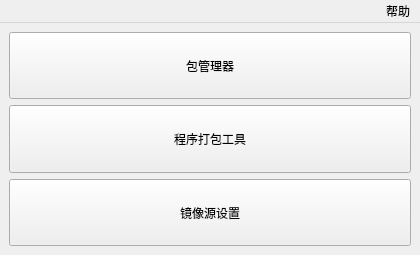
<?xml version="1.0" encoding="UTF-8"?>
<ui version="4.0">
 <class>MainInterface</class>
 <widget class="QMainWindow" name="MainInterface">
  <property name="geometry">
   <rect>
    <x>0</x>
    <y>0</y>
    <width>420</width>
    <height>255</height>
   </rect>
  </property>
  <property name="minimumSize">
   <size>
    <width>420</width>
    <height>255</height>
   </size>
  </property>
  <property name="maximumSize">
   <size>
    <width>420</width>
    <height>255</height>
   </size>
  </property>
  <property name="font">
   <font>
    <family>Microsoft YaHei UI</family>
   </font>
  </property>
  <property name="windowTitle">
   <string>AwesomePyKit</string>
  </property>
  <widget class="QWidget" name="centralwidget">
   <layout class="QVBoxLayout" name="verticalLayout_2">
    <item>
     <layout class="QVBoxLayout" name="verticalLayout">
      <item>
       <widget class="QPushButton" name="pb_pkg_mgr">
        <property name="sizePolicy">
         <sizepolicy hsizetype="Minimum" vsizetype="Minimum">
          <horstretch>0</horstretch>
          <verstretch>0</verstretch>
         </sizepolicy>
        </property>
        <property name="toolTip">
         <string>管理不同Python环境中的第三方模块。</string>
        </property>
        <property name="text">
         <string>包管理器</string>
        </property>
       </widget>
      </item>
      <item>
       <widget class="QPushButton" name="pb_pyi_tool">
        <property name="sizePolicy">
         <sizepolicy hsizetype="Minimum" vsizetype="Minimum">
          <horstretch>0</horstretch>
          <verstretch>0</verstretch>
         </sizepolicy>
        </property>
        <property name="toolTip">
         <string>使用PYINSTALLER将py程序打包成exe可执行文件。</string>
        </property>
        <property name="text">
         <string>程序打包工具</string>
        </property>
       </widget>
      </item>
      <item>
       <widget class="QPushButton" name="pb_index_mgr">
        <property name="sizePolicy">
         <sizepolicy hsizetype="Minimum" vsizetype="Minimum">
          <horstretch>0</horstretch>
          <verstretch>0</verstretch>
         </sizepolicy>
        </property>
        <property name="toolTip">
         <string>设置pip全局镜像源地址。</string>
        </property>
        <property name="text">
         <string>镜像源设置</string>
        </property>
       </widget>
      </item>
     </layout>
    </item>
   </layout>
  </widget>
  <widget class="QMenuBar" name="menubar">
   <property name="geometry">
    <rect>
     <x>0</x>
     <y>0</y>
     <width>420</width>
     <height>26</height>
    </rect>
   </property>
   <property name="layoutDirection">
    <enum>Qt::RightToLeft</enum>
   </property>
   <widget class="QMenu" name="menu_help">
    <property name="title">
     <string>帮助</string>
    </property>
    <addaction name="action_about"/>
   </widget>
   <addaction name="menu_help"/>
  </widget>
  <action name="description">
   <property name="text">
    <string>功能说明</string>
   </property>
   <property name="font">
    <font>
     <family>Microsoft YaHei UI</family>
    </font>
   </property>
  </action>
  <action name="action_about">
   <property name="text">
    <string>关于软件</string>
   </property>
   <property name="font">
    <font>
     <family>Microsoft YaHei UI</family>
    </font>
   </property>
  </action>
  <action name="contribution">
   <property name="text">
    <string>参与贡献</string>
   </property>
  </action>
 </widget>
 <resources/>
 <connections/>
</ui>
